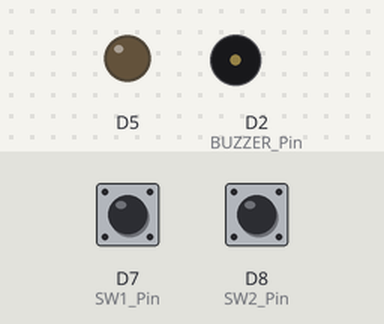
This sketch was run on a simulated ESP8266 (NodeMCU). On the bench: output pins drawn as LEDs (lit = HIGH), buzzer (waves = sounding, pin HIGH). The test bench sets the inputs (shaded band); at power-on: D7 (SW1_Pin) HIGH, D8 (SW2_Pin) HIGH.

Above: at 1.2 s.
1.3 s: D7 (SW1_Pin) pulled LOW for 0.15 s
At 1.37 s:
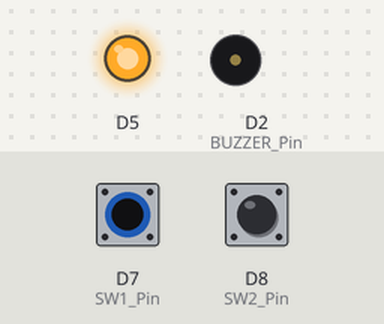
2.9 s: D8 (SW2_Pin) pulled LOW for 0.15 s
At 3.3 s:
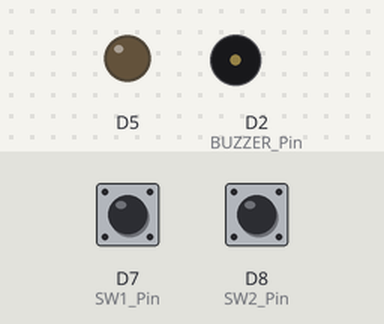
4.5 s: D7 (SW1_Pin) pulled LOW for 3.2 s
At 5.6 s:
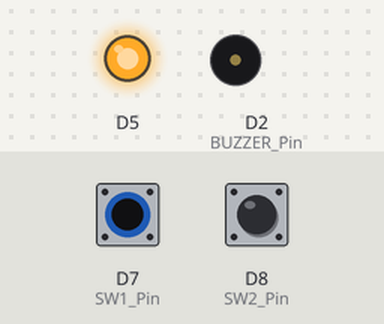
Timing chart, 0 to 9.2 s (numbered marks = the images above; inputs shaded):
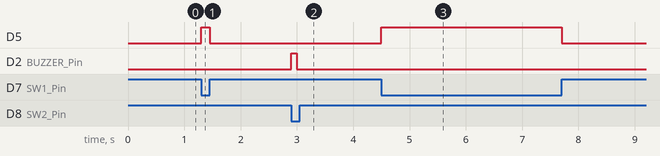

The sketch:

Exercise6.ino
```cpp
// (licence header left out)
int LED_Pin = D13;
int BUZZER_Pin = D2;
int SW1_Pin = D7;
int SW2_Pin = D8;

int count=0;

void setup() {
  // put your setup code here, to run once:
  pinMode(LED_Pin,OUTPUT);
  pinMode(BUZZER_Pin,OUTPUT);
  pinMode(SW1_Pin,INPUT_PULLUP);
  pinMode(SW2_Pin,INPUT_PULLUP);

}

void loop() {
  // put your main code here, to run repeatedly:
  if(digitalRead(SW1_Pin)==LOW){
    digitalWrite(LED_Pin,HIGH);
    count++;
 //   delay(30);
    while(digitalRead(SW1_Pin)==LOW);
 //   delay(30);
  }else{
    digitalWrite(LED_Pin,LOW);
  }

  if(digitalRead(SW2_Pin)==LOW){
    for(int i=0;i<count;i++){
      digitalWrite(BUZZER_Pin,HIGH);
      delay(100);
      digitalWrite(BUZZER_Pin,LOW);
      delay(500);
    }
    count=0;
  }
}
```

Measured:
- after the input at 1.3 s, D5: LOW → HIGH at once, → LOW 0.15 s later
- after the input at 2.9 s, D2 (BUZZER_Pin): LOW → HIGH at once, → LOW 0.10 s later
- after the input at 4.5 s, D5: LOW → HIGH at once, → LOW 3.2 s later
